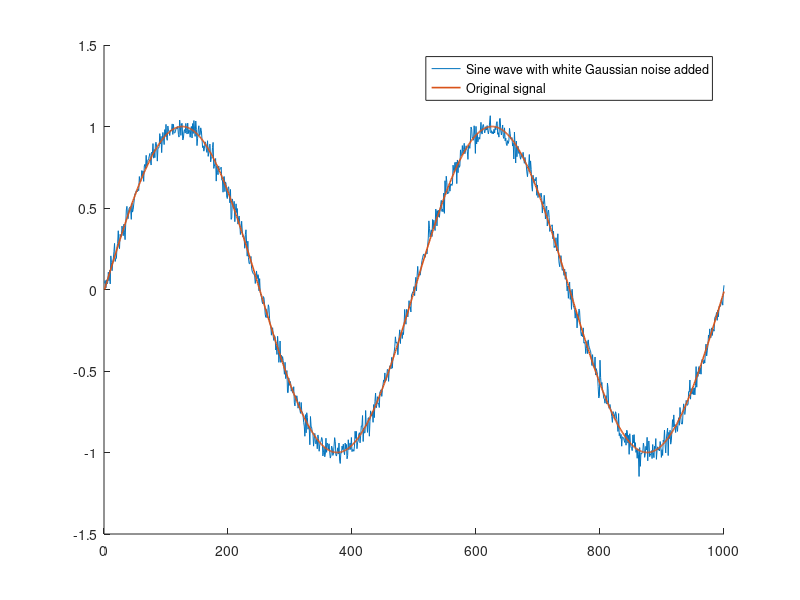
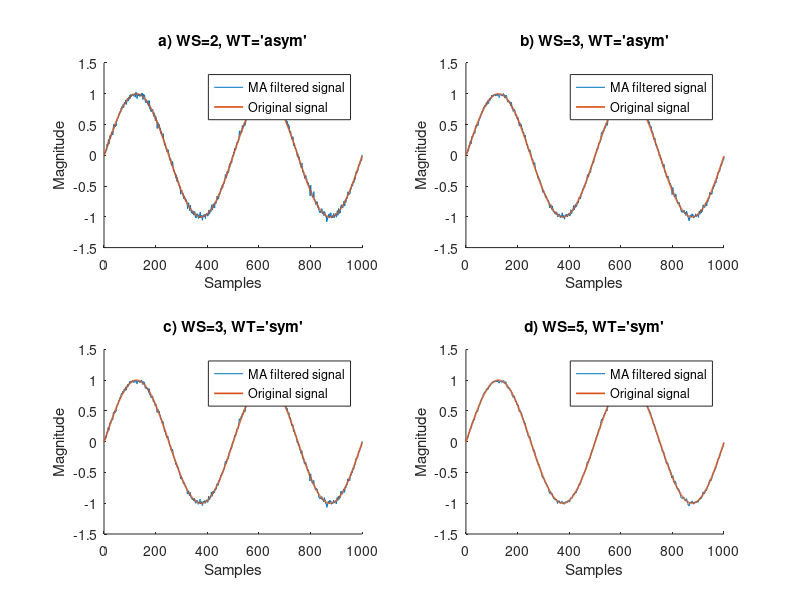

Reproduce these figures in MATLAB, in order.
%Pre cleaning
close all;
clear;
clc;

%Sine signal replica
t = 0:1:999;
original = sin(2*pi*0.002*t);

%Noisy replica
noise = wgn(1, 1000, -28); %-28 dBW was chosen to replicate the noise in the original paper.
noisy_signal = original + noise;
figure(1)
hold on;
plot(noisy_signal);
plot(original, 'LineWidth', 1.2);
legend("Sine wave with white Gaussian noise added", "Original signal");
hold off;

%MA WS=3, WT='sym'
MA_3_sym_signal = movmean(noisy_signal, 3);

%MA WS=5, WT='asym'
MA_5_sym_signal = movmean(noisy_signal, 5);

%MA WS=2, WT='asym'
MA_2_asym_signal = movmean(noisy_signal, [1 0]); %[1 0] means use only one element from the past and the current value for the avarage.

%MA WS=3, WT='asym'
MA_3_asym_signal = movmean(noisy_signal, [2 0]); %[1 0] means use two elements from the past and the current value for the avarage.

%Filtered noisy signal plots
figure(2)
subplot(2, 2, 1);
hold on;
plot(MA_2_asym_signal);
plot(original, 'LineWidth', 1.2);
legend("MA filtered signal", "Original signal");
title("a) WS=2, WT='asym'");
xlabel("Samples");
ylabel("Magnitude");
hold off;

subplot(2, 2, 2);
hold on;
plot(MA_3_asym_signal);
plot(original, 'LineWidth', 1.2);
legend("MA filtered signal", "Original signal");
title("b) WS=3, WT='asym'");
xlabel("Samples");
ylabel("Magnitude");
hold off;

subplot(2, 2, 3);
hold on;
plot(MA_3_sym_signal);
plot(original, 'LineWidth', 1.2);
legend("MA filtered signal", "Original signal");
title("c) WS=3, WT='sym'");
xlabel("Samples");
ylabel("Magnitude");
hold off;

subplot(2, 2, 4);
hold on;
plot(MA_5_sym_signal);
plot(original, 'LineWidth', 1.2);
legend("MA filtered signal", "Original signal");
title("d) WS=5, WT='sym'");
xlabel("Samples");
ylabel("Magnitude");
hold off;

%Performance metrics calculation

signal_vector = [noisy_signal' MA_2_asym_signal' MA_3_asym_signal' MA_3_sym_signal' MA_5_sym_signal']; %From this point onwards this order is used for the signals inside the vectors.

%SM1
SM1 = zeros(1, size(signal_vector, 2));
SM1_percentage = zeros(1, size(signal_vector, 2));
for n = 1:size(signal_vector, 2)
    dif = signal_vector(2:size(signal_vector(:, n), 1), n) - signal_vector(1:size(signal_vector(:, n), 1)-1, n);
    SM1(n) = sum(abs(dif));
    SM1_percentage(n) = 100*(SM1(1)-SM1(n))/(SM1(1));
end

%SM2
SM2 = zeros(1, size(signal_vector, 2));
SM2_percentage = zeros(1, size(signal_vector, 2));
for n = 1:size(signal_vector, 2)
    dif = signal_vector(1:size(signal_vector(:, n), 1)-2, n) - 2.*signal_vector(2:size(signal_vector(:, n), 1)-1, n) + signal_vector(3:size(signal_vector(:, n), 1), n);
    SM2(n) = sum((dif).^(2));
    SM2_percentage(n) = 100*(SM2(1)-SM2(n))/(SM2(1));
end